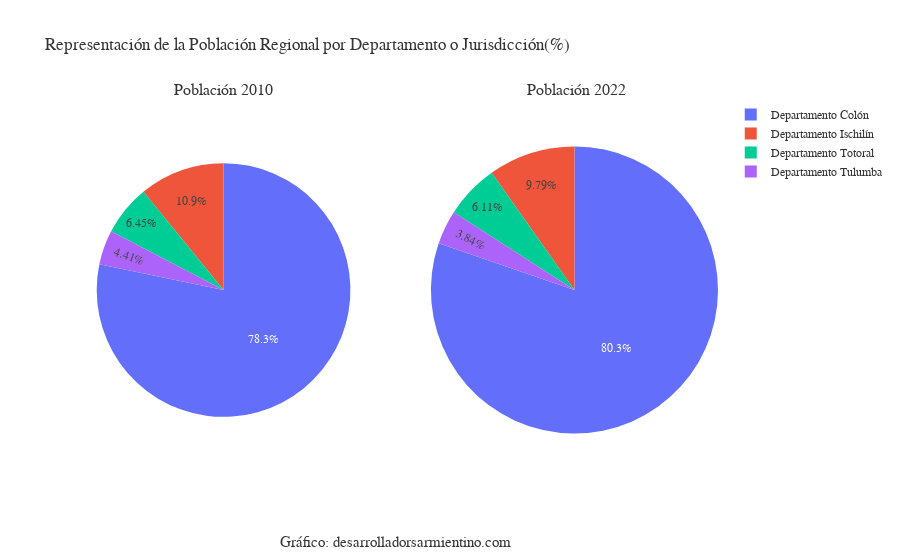

Notebook cell for this chart:
### Code cell
from plotly.subplots import make_subplots

labels = ["Departamento Colón", "Departamento Ischilín","Departamento Totoral", "Departamento Tulumba"]

fig = make_subplots(1, 2, specs=[[{'type':'domain'}, {'type':'domain'}]],
                    subplot_titles=['Población 2010', ' Población 2022'])
fig.add_trace(go.Pie(labels=labels, values=[sumar_col_colon, sumar_col_ischilin, 
                                            sumar_col_totoral, sumar_col_tulumba], scalegroup='one'), 1, 1)
fig.add_trace(go.Pie(labels=labels, values=[sumar_col_colon22, sumar_col_ischilin22, 
                                            sumar_col_totoral22, sumar_col_tulumba22], scalegroup='one'), 1, 2)

# Añadir el epígrafe
fig.add_annotation(
    x=0.5,
    y=-0.19,
    text="Gráfico: desarrolladorsarmientino.com\n ",
    showarrow=False,
    xref="paper",
    yref="paper",
    font=dict(size=15, color='#333333', family='Arial, italic'),
    align="center"
)


fig.update_layout(title_text='''Representación de la Población Regional por Departamento o Jurisdicción(%)''',
                 font=dict(size=12, color='#333333', family='Arial, italic'))

fig.show()

### Figure 1 — Plotly figure (JSON) as saved in the notebook; plotly's stock layout.template omitted (floating-point values rounded to 4 significant figures)
{"data": [{"domain": {"x": [0, 0.45], "y": [0, 1]}, "labels": ["Departamento Colón", "Departamento Ischilín", "Departamento Totoral", "Departamento Tulumba"], "scalegroup": "one", "type": "pie", "values": [225151, 31312, 18556, 12673]}, {"domain": {"x": [0.55, 1], "y": [0, 1]}, "labels": ["Departamento Colón", "Departamento Ischilín", "Departamento Totoral", "Departamento Tulumba"], "scalegroup": "one", "type": "pie", "values": [295725, 36074, 22495, 14134]}], "layout": {"annotations": [{"font": {"size": 16}, "showarrow": false, "text": "Población 2010", "x": 0.225, "xanchor": "center", "xref": "paper", "y": 1, "yanchor": "bottom", "yref": "paper"}, {"font": {"size": 16}, "showarrow": false, "text": " Población 2022", "x": 0.775, "xanchor": "center", "xref": "paper", "y": 1, "yanchor": "bottom", "yref": "paper"}, {"align": "center", "font": {"color": "#333333", "family": "Arial, italic", "size": 15}, "showarrow": false, "text": "Gráfico: desarrolladorsarmientino.com\n ", "x": 0.5, "xref": "paper", "y": -0.19, "yref": "paper"}], "font": {"color": "#333333", "family": "Arial, italic", "size": 12}, "title": {"text": "Representación de la Población Regional por Departamento o Jurisdicción(%)"}}}
